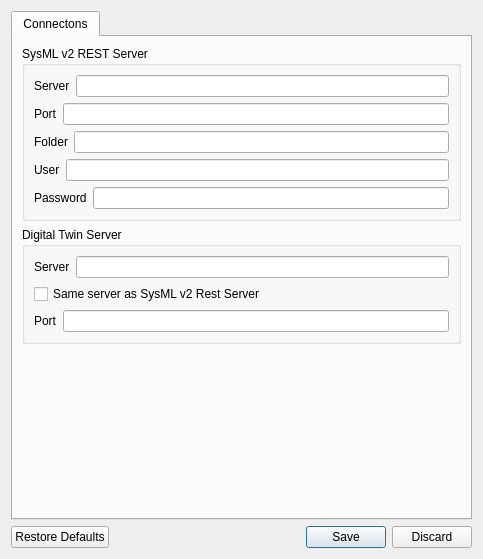
<?xml version="1.0" encoding="UTF-8"?>
<ui version="4.0">
 <class>DigitalTwin::Client::SettingsDialog</class>
 <widget class="QDialog" name="DigitalTwin::Client::SettingsDialog">
  <property name="geometry">
   <rect>
    <x>0</x>
    <y>0</y>
    <width>483</width>
    <height>559</height>
   </rect>
  </property>
  <property name="windowTitle">
   <string>SettingsDialog</string>
  </property>
  <layout class="QVBoxLayout" name="verticalLayout">
   <item>
    <widget class="QTabWidget" name="tabWidget">
     <property name="tabPosition">
      <enum>QTabWidget::North</enum>
     </property>
     <property name="currentIndex">
      <number>0</number>
     </property>
     <widget class="QWidget" name="ConnectionTab">
      <property name="autoFillBackground">
       <bool>false</bool>
      </property>
      <attribute name="title">
       <string>Connectons</string>
      </attribute>
      <layout class="QVBoxLayout" name="verticalLayout_4">
       <item>
        <widget class="QGroupBox" name="groupBox">
         <property name="title">
          <string>SysML v2 REST Server</string>
         </property>
         <layout class="QVBoxLayout" name="verticalLayout_2">
          <item>
           <layout class="QHBoxLayout" name="horizontalLayout_2">
            <item>
             <widget class="QLabel" name="label">
              <property name="text">
               <string>Server</string>
              </property>
             </widget>
            </item>
            <item>
             <widget class="QLineEdit" name="SysMLServerURL"/>
            </item>
           </layout>
          </item>
          <item>
           <layout class="QHBoxLayout" name="horizontalLayout_3">
            <item>
             <widget class="QLabel" name="label_2">
              <property name="text">
               <string>Port</string>
              </property>
             </widget>
            </item>
            <item>
             <widget class="QLineEdit" name="SysMLServerPort"/>
            </item>
           </layout>
          </item>
          <item>
           <layout class="QHBoxLayout" name="horizontalLayout_7">
            <item>
             <widget class="QLabel" name="label_7">
              <property name="text">
               <string>Folder</string>
              </property>
             </widget>
            </item>
            <item>
             <widget class="QLineEdit" name="FolderLineEdit">
              <property name="font">
               <font>
                <family>.AppleSystemUIFont</family>
               </font>
              </property>
             </widget>
            </item>
           </layout>
          </item>
          <item>
           <layout class="QHBoxLayout" name="horizontalLayout">
            <item>
             <widget class="QLabel" name="label_5">
              <property name="text">
               <string>User</string>
              </property>
             </widget>
            </item>
            <item>
             <widget class="QLineEdit" name="UserLineEdit"/>
            </item>
           </layout>
          </item>
          <item>
           <layout class="QHBoxLayout" name="horizontalLayout_6">
            <item>
             <widget class="QLabel" name="label_6">
              <property name="text">
               <string>Password</string>
              </property>
             </widget>
            </item>
            <item>
             <widget class="QLineEdit" name="PasswordLineEdit">
              <property name="echoMode">
               <enum>QLineEdit::Password</enum>
              </property>
             </widget>
            </item>
           </layout>
          </item>
         </layout>
        </widget>
       </item>
       <item>
        <widget class="QGroupBox" name="groupBox_2">
         <property name="title">
          <string>Digital Twin Server</string>
         </property>
         <layout class="QVBoxLayout" name="verticalLayout_3">
          <item>
           <layout class="QHBoxLayout" name="horizontalLayout_4">
            <item>
             <widget class="QLabel" name="label_3">
              <property name="text">
               <string>Server</string>
              </property>
             </widget>
            </item>
            <item>
             <widget class="QLineEdit" name="DTServerLineEdit"/>
            </item>
           </layout>
          </item>
          <item>
           <widget class="QCheckBox" name="SameNameCheckBox">
            <property name="text">
             <string>Same server as SysML v2 Rest Server</string>
            </property>
           </widget>
          </item>
          <item>
           <layout class="QHBoxLayout" name="horizontalLayout_5">
            <item>
             <widget class="QLabel" name="label_4">
              <property name="text">
               <string>Port</string>
              </property>
             </widget>
            </item>
            <item>
             <widget class="QLineEdit" name="DTPortLineEdit"/>
            </item>
           </layout>
          </item>
         </layout>
        </widget>
       </item>
       <item>
        <spacer name="verticalSpacer">
         <property name="orientation">
          <enum>Qt::Vertical</enum>
         </property>
         <property name="sizeHint" stdset="0">
          <size>
           <width>20</width>
           <height>40</height>
          </size>
         </property>
        </spacer>
       </item>
      </layout>
     </widget>
    </widget>
   </item>
   <item>
    <widget class="QDialogButtonBox" name="buttonBox">
     <property name="standardButtons">
      <set>QDialogButtonBox::Discard|QDialogButtonBox::RestoreDefaults|QDialogButtonBox::Save</set>
     </property>
    </widget>
   </item>
  </layout>
 </widget>
 <resources/>
 <connections/>
</ui>
